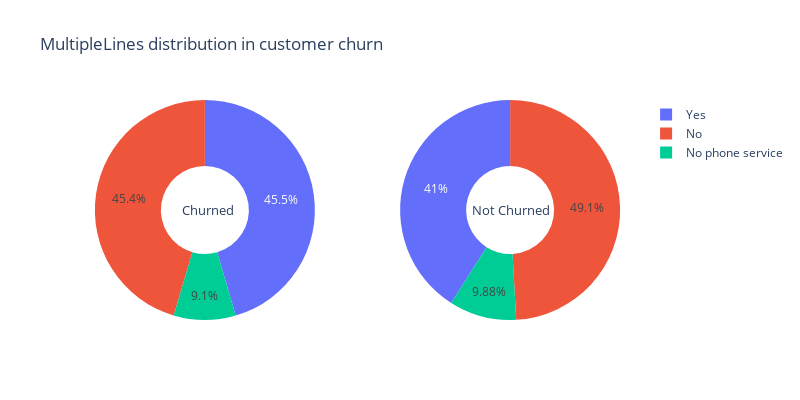

The notebook cell this image was saved under:
### Code cell
feature_pie("MultipleLines")

### Figure 1 — Plotly figure (JSON) as saved in the notebook; plotly's stock layout.template omitted (floating-point values rounded to 4 significant figures)
{"data": [{"domain": {"x": [0, 0.45], "y": [0, 1]}, "hole": 0.4, "hoverinfo": "skip", "labels": ["Yes", "No", "No phone service"], "type": "pie", "values": [850, 849, 170]}, {"domain": {"x": [0.55, 1], "y": [0, 1]}, "hole": 0.4, "hoverinfo": "skip", "labels": ["No", "Yes", "No phone service"], "type": "pie", "values": [2536, 2117, 510]}], "layout": {"annotations": [{"font": {"size": 13}, "showarrow": false, "text": "Churned", "x": 0.18, "y": 0.5}, {"font": {"size": 13}, "showarrow": false, "text": "Not Churned", "x": 0.85, "y": 0.5}], "height": 400, "title": {"text": "MultipleLines distribution in customer churn"}, "width": 800}}
